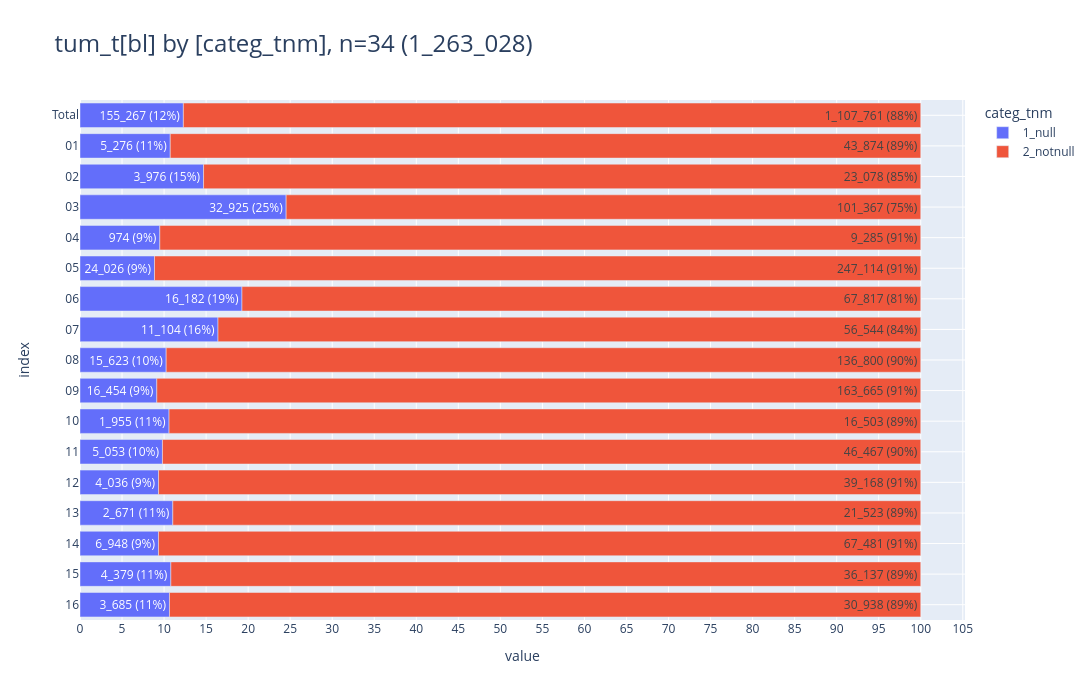

Notebook code cell kept with this figure:
### Code cell
FILTER = """
        DJ between 2020 and 2024
        and DCO = 2
        and (
        left(ICDGM10, 1) ='C' 
        and
            (
                right(left(ICDGM10,3), 2)::int8 between 00 and 33
                or right(left(ICDGM10,3), 2)::int8 between 50 and 57
                or right(left(ICDGM10,3), 2)::int8 between 63 and 68
                or right(left(ICDGM10,3), 2)::int8 = 60
            )
        and left(HISC,4)::int between 8010 and 8576
        and GKZbl::int between 1 and 16
        )
"""
db_grad=con.sql(query=f"""--sql
    with t1 as (
        select
            GKZbl as bl,
            case
                when GRAD is null then '1_null'
                else '2_notnull' end as categ_tnm,
        from Tumor4
        where True
        and {FILTER}
    )
    select * from t1
""")

# tbl.descr_db(db_grad, "db_grad")

hlp.print_filter(FILTER)

pls.plot_stacked_bars(
    db_grad.to_df().iloc[:,:2],
    relative=True,
    show_total=True,
    orientation="h",
    show_pct_bar=True,
    caption="tum_t",
    height=700,
    width=1600,
    # kkr_col="z_kkr_label"
)

### Figure 1 — Plotly figure (JSON) as saved in the notebook; plotly's stock layout.template omitted (floating-point values rounded to 4 significant figures)
{"data": [{"hovertemplate": "col=1_null<br>value=%{x}<br>index=%{y}<br>cnt_pct_bar_str=%{text}<extra></extra>", "legendgroup": "1_null", "marker": {"color": "#636EFA", "pattern": {"shape": ""}}, "name": "1_null", "orientation": "h", "showlegend": true, "text": ["155_267 (12%)", "5_276 (11%)", "3_976 (15%)", "32_925 (25%)", "974 (9%)", "24_026 (9%)", "16_182 (19%)", "11_104 (16%)", "15_623 (10%)", "16_454 (9%)", "1_955 (11%)", "5_053 (10%)", "4_036 (9%)", "2_671 (11%)", "6_948 (9%)", "4_379 (11%)", "3_685 (11%)"], "textposition": "auto", "type": "bar", "x": [155267, 5276, 3976, 32925, 974, 24026, 16182, 11104, 15623, 16454, 1955, 5053, 4036, 2671, 6948, 4379, 3685], "xaxis": "x", "y": [" Total", "01", "02", "03", "04", "05", "06", "07", "08", "09", "10", "11", "12", "13", "14", "15", "16"], "yaxis": "y"}, {"hovertemplate": "col=2_notnull<br>value=%{x}<br>index=%{y}<br>cnt_pct_bar_str=%{text}<extra></extra>", "legendgroup": "2_notnull", "marker": {"color": "#EF553B", "pattern": {"shape": ""}}, "name": "2_notnull", "orientation": "h", "showlegend": true, "text": ["1_107_761 (88%)", "43_874 (89%)", "23_078 (85%)", "101_367 (75%)", "9_285 (91%)", "247_114 (91%)", "67_817 (81%)", "56_544 (84%)", "136_800 (90%)", "163_665 (91%)", "16_503 (89%)", "46_467 (90%)", "39_168 (91%)", "21_523 (89%)", "67_481 (91%)", "36_137 (89%)", "30_938 (89%)"], "textposition": "auto", "type": "bar", "x": [1107761, 43874, 23078, 101367, 9285, 247114, 67817, 56544, 136800, 163665, 16503, 46467, 39168, 21523, 67481, 36137, 30938], "xaxis": "x", "y": [" Total", "01", "02", "03", "04", "05", "06", "07", "08", "09", "10", "11", "12", "13", "14", "15", "16"], "yaxis": "y"}], "layout": {"barmode": "relative", "barnorm": "percent", "height": 700, "legend": {"title": {"text": "categ_tnm"}, "tracegroupgap": 0, "traceorder": "normal"}, "title": {"font": {"size": 24}, "text": "tum_t[bl] by [categ_tnm], n=34 (1_263_028)", "xanchor": "left", "y": 0.95, "yanchor": "top"}, "width": 1600, "xaxis": {"anchor": "y", "domain": [0, 1], "dtick": 5, "gridwidth": 1, "showgrid": true, "title": {"text": "value"}}, "yaxis": {"anchor": "x", "categoryarray": ["16", "15", "14", "13", "12", "11", "10", "09", "08", "07", "06", "05", "04", "03", "02", "01", " Total"], "categoryorder": "array", "domain": [0, 1], "gridwidth": 1, "showgrid": true, "title": {"text": "index"}}}}
